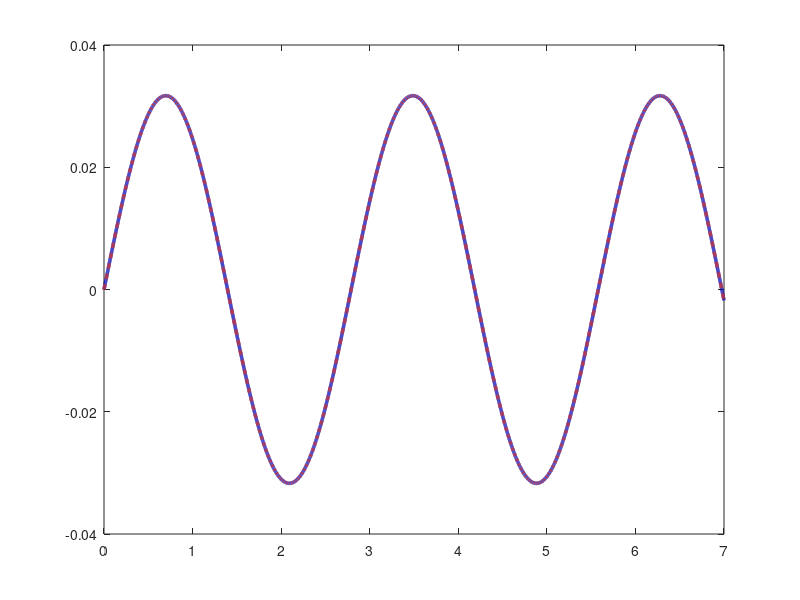

MATLAB code to generate this figure: (Note: this script raises an error after producing the figure.)
K = 1/71; T = sqrt(14/71);
sys = tf(1, [14 0 71]);
t = 0:0.001:7;

h_theory = (K/T) * sin(t/T);
[h_sys, t_sys] = impulse(sys, t);

figure('Position', [100 100 900 400], 'Color','white');
plot(t, h_theory, 'Color', [0, 0, 0.7], 'LineStyle', '-', 'LineWidth', 2.5); 
hold on;
plot(t_sys, h_sys, 'Color', [0.8 0.2 0.2], 'LineStyle', '--', 'LineWidth', 2.5);

ax = gca; ax.LineWidth = 1.5; ax.FontSize = 13;
ax.XColor = [0.3 0.3 0.3]; ax.YColor = [0.3 0.3 0.3];
ax.GridColor = [0.9 0.9 0.9]; ax.GridAlpha = 0.4;
ax.MinorGridColor = [0.95 0.95 0.95]; ax.MinorGridAlpha = 0.2;
grid on; grid minor; box on; 

xlabel('Time'); ylabel('w(t)');
legend('w_{theor}', 'w_{sys}', 'Location','southeast','FontSize',15);
set(findall(gcf, '-property', 'FontName'), 'FontName', 'DejaVu Math TeX Gyre');
exportgraphics(gcf, '../../../images/task4/time/w4.png', 'Resolution', 500);
